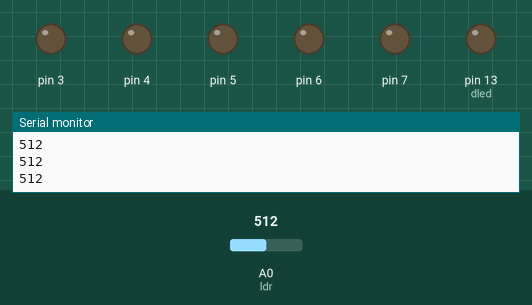
Recording of a sketch running on a simulated Arduino Uno, built with avr-gcc and run on an emulated ATmega328P. On the bench: output pins drawn as LEDs (lit = HIGH), the last lines printed to the serial monitor. Dashed ring = blinking. Inputs (shaded band) come from the test bench; at power-on: A0 (ldr) = 512.

Above: at 1.2 s.
1.3 s: A0 (ldr) set to 585
2.8 s: A0 (ldr) set to 616
At 3.13 s:
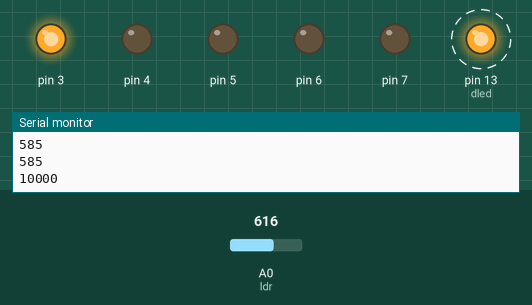
At 3.78 s:
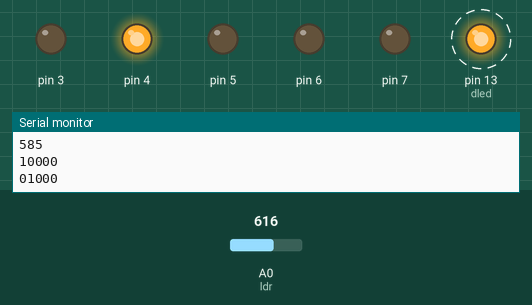
5.8 s: A0 (ldr) set to 590
At 5.96 s:
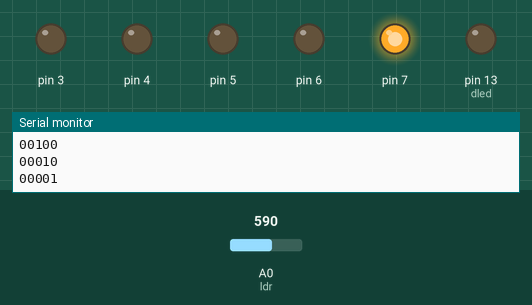
Timing chart, 0 to 8.8 s (numbered marks = the images above; inputs shaded):
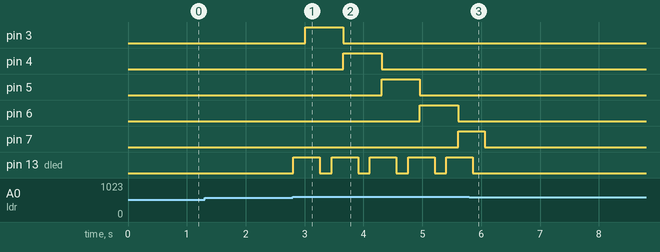

The sketch:

blinker.ino
```cpp
int light_1=3;
int light_2=4;
int light_3=5;
int light_4=6;
int light_5=7;
int cindex=-1;
int dled =13;
int ldr = 0;
int thresh=15;
int c=-1;

boolean on[] = {true,false,false,false,false};

void setup()
{

  for (int i=3;i<8;i++)
  pinMode(i,OUTPUT);
  pinMode(dled,OUTPUT);
  pinMode(ldr,INPUT);
  Serial.begin(9600);

 }


void Update()
{
  for(int i=3;i<8;i++)
  {
    if(on[i-3]==true)
    {
    digitalWrite(i,HIGH);
    //Serial.println("true:r"+i);
    }
    else if(on[i-3]==false)
    {
    digitalWrite(i,LOW);
  //  Serial.println("false:r"+i);
    }
  }
}


void Lighter()
{
c=0;
cindex=cindex+1;
on[cindex]=true;
if(cindex>0)
on[cindex-1]=false;
Update();
Print();

}

void Print()
{
  for(int i=0;i<5;i++)
  {
    Serial.print(on[i]);
    delay(50);
  }
  Serial.println("");
}


void Supress()
{
for(int i =0;i<5;i++)
if(on[i]==true)
on[i]=false;
Update();
}


void loop()
{
  while(analogRead(ldr)<600 && analogRead(ldr)>=thresh)
  {
    Serial.println(analogRead(ldr));
    Supress();
    delay(200);
  }

  digitalWrite(dled,HIGH);
 delay(200);
  Lighter();
 digitalWrite(dled,LOW);
 delay(200);

}
```

Measured:
- the behaviour switches between 599 and 600 on A0 (ldr) (found by bisection; images 0 and 1)
- after the input at 2.8 s, pin 3: LOW → HIGH after 0.21 s, → LOW 0.65 s later; pin 4: LOW → HIGH after 0.86 s, → LOW 0.65 s later; pin 5: LOW → HIGH after 1.5 s, → LOW 0.65 s later; pin 6: LOW → HIGH after 2.2 s, → LOW 0.65 s later; pin 7: LOW → HIGH after 2.8 s
- after the input at 5.8 s, pin 5: stays LOW (without the input it goes to HIGH after 5.0 s); pin 6: stays LOW (without the input it goes to HIGH after 5.7 s); pin 13 (dled): goes on until 5.9 s, then stays LOW
